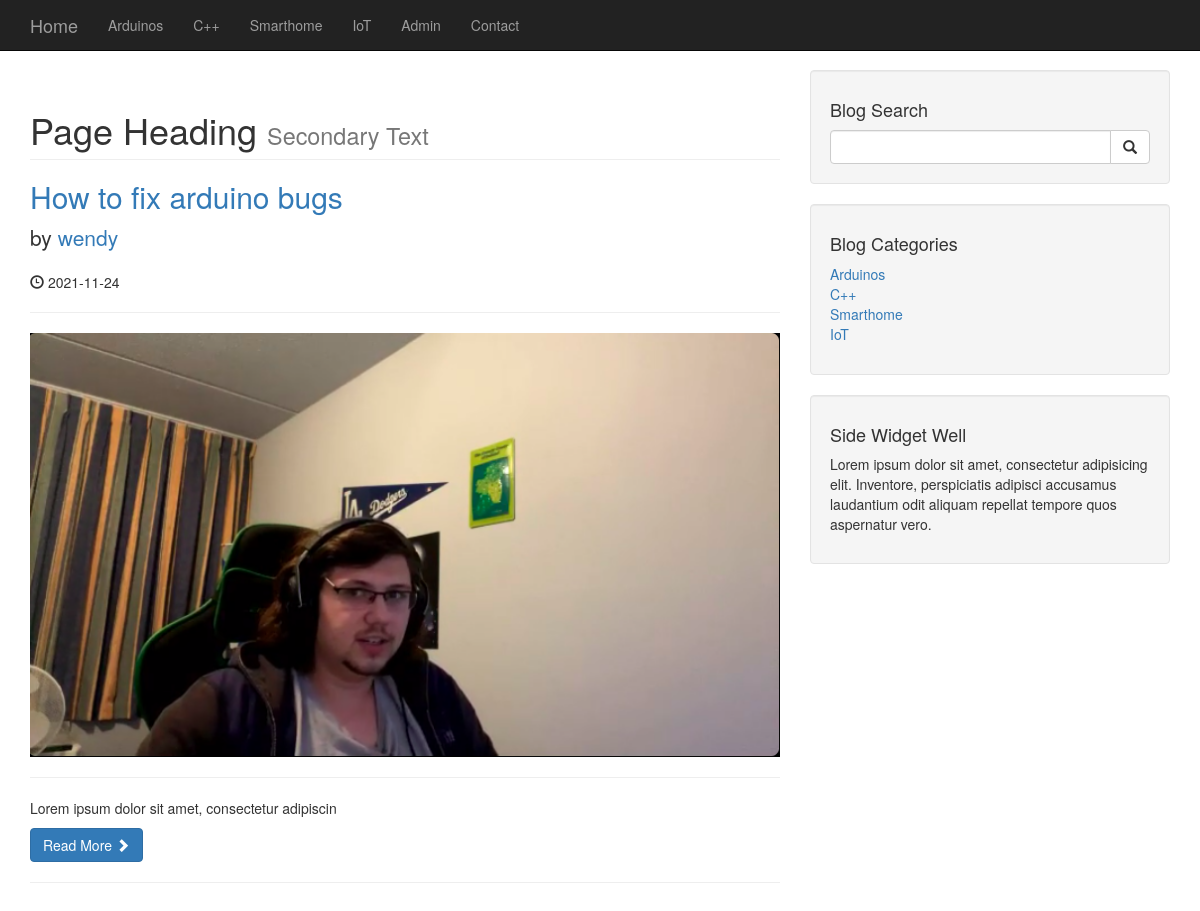
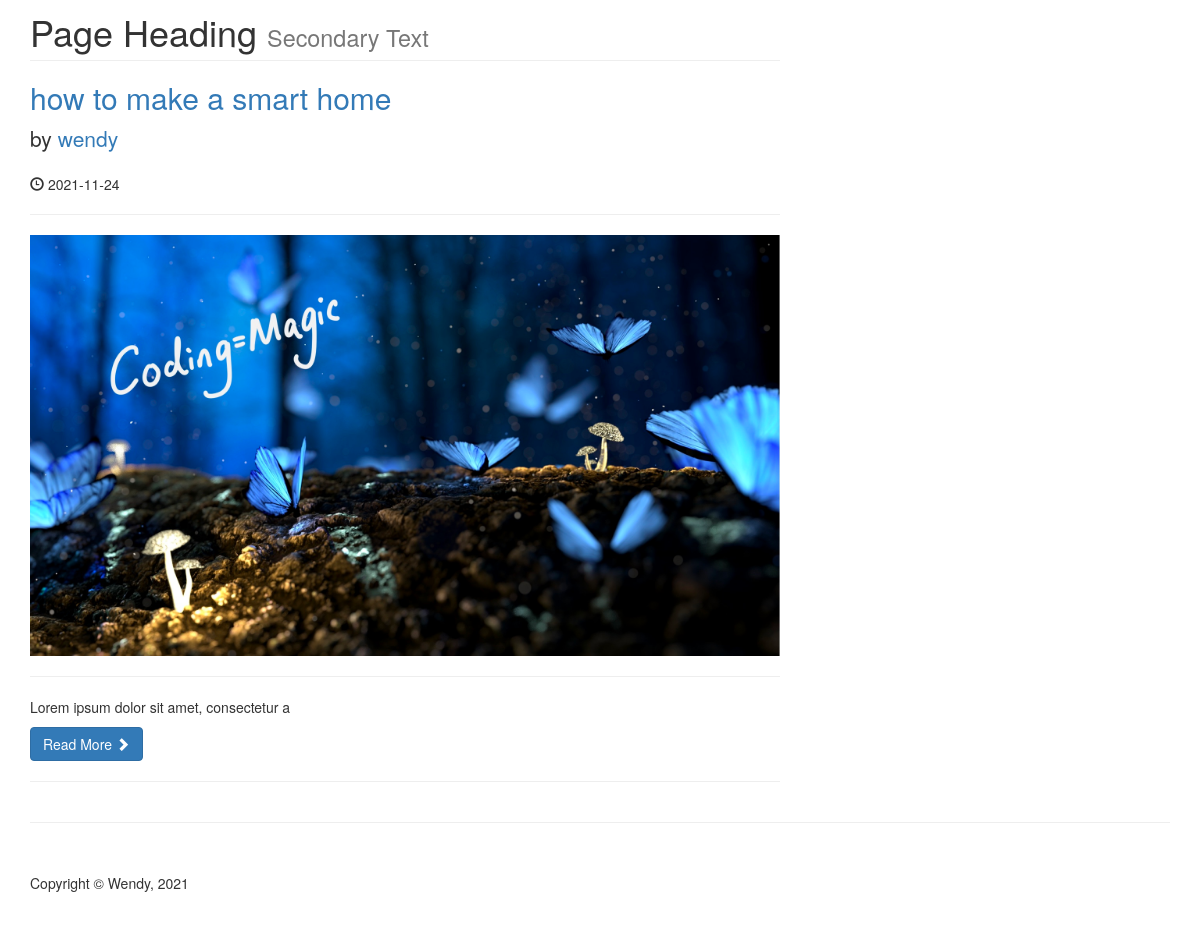
The app's page /category.php?category=1 with its own data (2 pictures, top to bottom).
### tables this page shows
CREATE TABLE `categories` (
  `cat_id` int(3) NOT NULL,
  `cat_title` varchar(255) NOT NULL
);

CREATE TABLE `posts` (
  `Post_id` int(3) NOT NULL,
  `Post_category_id` int(3) NOT NULL,
  `Post_title` varchar(255) NOT NULL,
  `Post_author` varchar(255) NOT NULL,
  `Post_date` date NOT NULL,
  `Post_image` text NOT NULL,
  `Post_content` text NOT NULL,
  `Post_tags` varchar(255) NOT NULL,
  `Post_comment_count` int(11) NOT NULL,
  `Post_status` varchar(255) NOT NULL DEFAULT 'draft'
);

### category.php (the view, shortened to what this page needs)
<!DOCTYPE html>
<html lang="en">
<?php include "includes/header.php";?>
<?php include "includes/db.php"; ?>
<body>
    <?php include "includes/navigation.php" ?>
    <div class="container">
        <div class="row">
            <div class="col-md-8">
            <?php
            if(isset($_GET['category'])){
                $post_category_id = $_GET['category'];
            }
            $query = "SELECT * FROM posts WHERE post_category_id = $post_category_id";
            $select_all_posts = mysqli_query($connection,$query);
            while($row = mysqli_fetch_assoc($select_all_posts)){
                $post_id = $row['Post_id'];
                $post_title = $row['Post_title'];
                $post_author = $row['Post_author'];
                $post_date = $row['Post_date'];
                $post_image = $row['Post_image'];
                $post_content = substr($row['Post_content'], 0, 50);
             ?>
<h1 class="page-header">
                    Page Heading
                    <small>Secondary Text</small>
                </h1>
                <h2>
                    <a href="post.php?p_id=<?php echo $post_id; ?>"><?php echo $post_title; ?></a>
                </h2>
                <p class="lead">
                    by <a href="index.php"> <?php echo $post_author; ?></a>
                </p>
                <p><span class="glyphicon glyphicon-time"></span> <?php echo $post_date; ?></p>
                <hr>
                <img class="img-responsive" src= "images/<?php echo $post_image; ?>" alt="">
                <hr>
                <p><?php echo $post_content; ?></p>
                <a class="btn btn-primary" href="#">Read More <span class="glyphicon glyphicon-chevron-right"></span></a>
                <hr>
                <?php }
                ?>
            </div>
            <?php include "includes/sidebar_navigation.php" ?>
        <hr>
    <?php include "includes/footer.php";?>

### includes/navigation.php (shortened to what this page needs)
<nav class="navbar navbar-inverse navbar-fixed-top" role="navigation">
        <div class="container">
            <div class="navbar-header"'>
                <a class="navbar-brand" href="./index.php">Home</a>
            </div>
            <div class="collapse navbar-collapse" id="bs-example-navbar-collapse-1">
            <ul class="nav navbar-nav">
            <?php
            $query = "SELECT * FROM categories";
            $select_all_categories_query = mysqli_query($connection,$query);
            while($row = mysqli_fetch_assoc($select_all_categories_query)){
                $cat_title = $row['cat_title'];
                echo "<li><a href='#'>{$cat_title}</a></li>";} ?>
                    <li>
                        <a href='admin'>Admin</a>
                    </li>
                    <li>
                        <a href="#">Contact</a>
                    </li>
                </ul>
            </div>
        </div>
    </nav>

### includes/sidebar_navigation.php
<div class="col-md-4">
<div class="well">
    <h4>Blog Search</h4>
    <form action="includes/search.php" method="post">
    <div class="input-group">
        <input name="search" type="text" class="form-control">
        <span class="input-group-btn">
            <button name="submit" class="btn btn-default" type="submit">
                <span class="glyphicon glyphicon-search"></span>
        </button>
        </span>
    </div>
    </form>
</div>
<div class="well">
<?php
    $query = "SELECT * FROM categories";
    $select_all_categories_query = mysqli_query($connection,$query);
?>
    <h4>Blog Categories</h4>
    <div class="row">
        <div class="col-lg-12">
            <ul class="list-unstyled">
                <?php
    while($row = mysqli_fetch_assoc($select_all_categories_query)){
        $cat_title = $row["cat_title"];
        $cat_id = $row["cat_id"];
        echo "<li><a href='category.php?category=$cat_id'> {$cat_title}</a></li>";}
                ?>
            </ul>
        </div>
        <div class="col-lg-6">
        </div>
    </div>
</div>
<?php include "widget.php"; ?>
</div>
</div>

### css/blog-home.css (style rules this page uses)
body { padding-top: 70px; }

### records on screen
categories: cat_title "Arduinos"
categories: cat_title "C++"
categories: cat_title "Smarthome"
categories: cat_title "IoT"
posts: Post_title "How to fix arduino bugs", Post_author "wendy", Post_date "2021-11-24", Post_image (picture), Post_content "Lorem ipsum dolor sit amet, consectetur adipiscin"
posts: Post_title "how to make a smart home", Post_author "wendy", Post_date "2021-11-24", Post_image (picture), Post_content "Lorem ipsum dolor sit amet, consectetur a"
